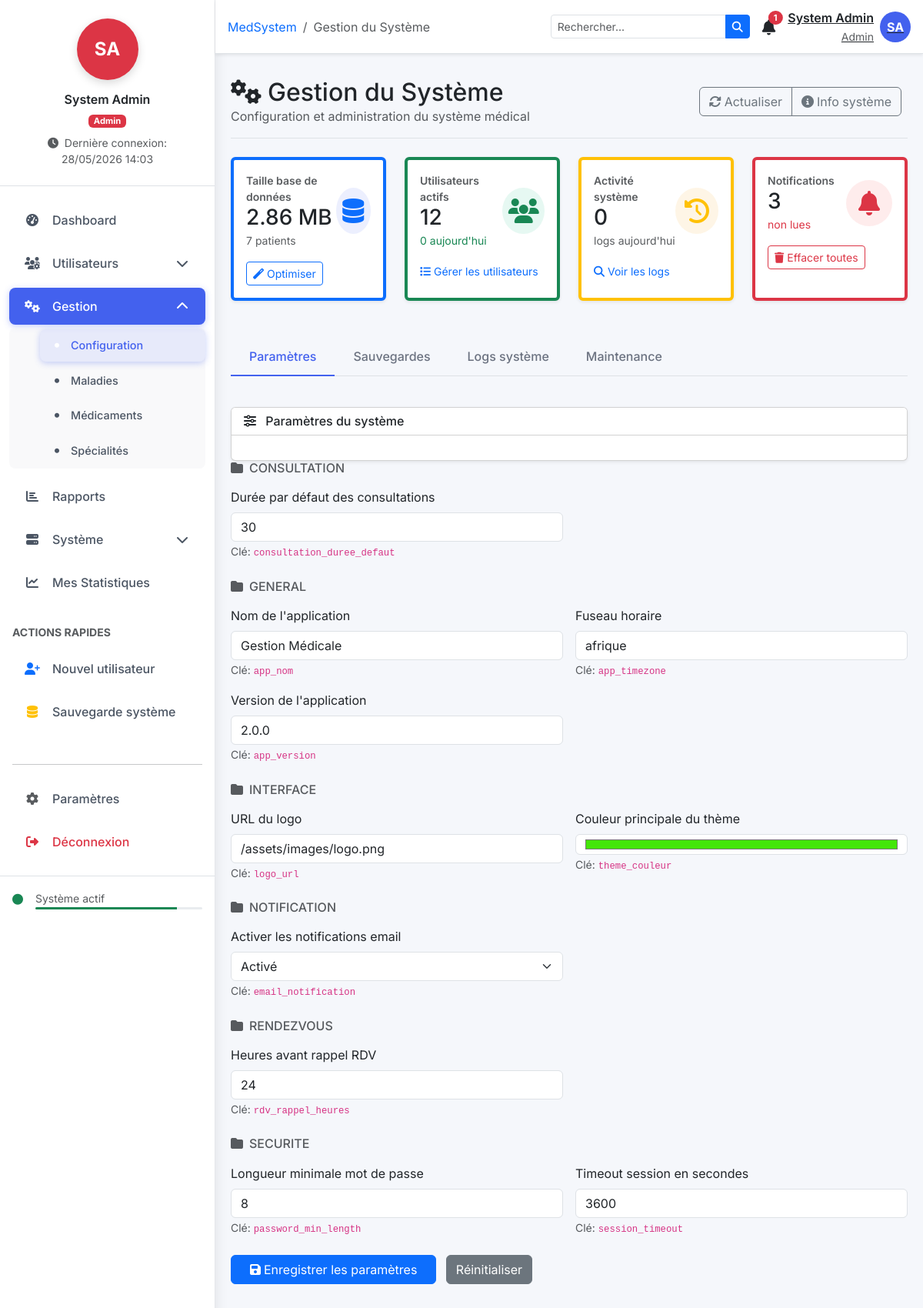
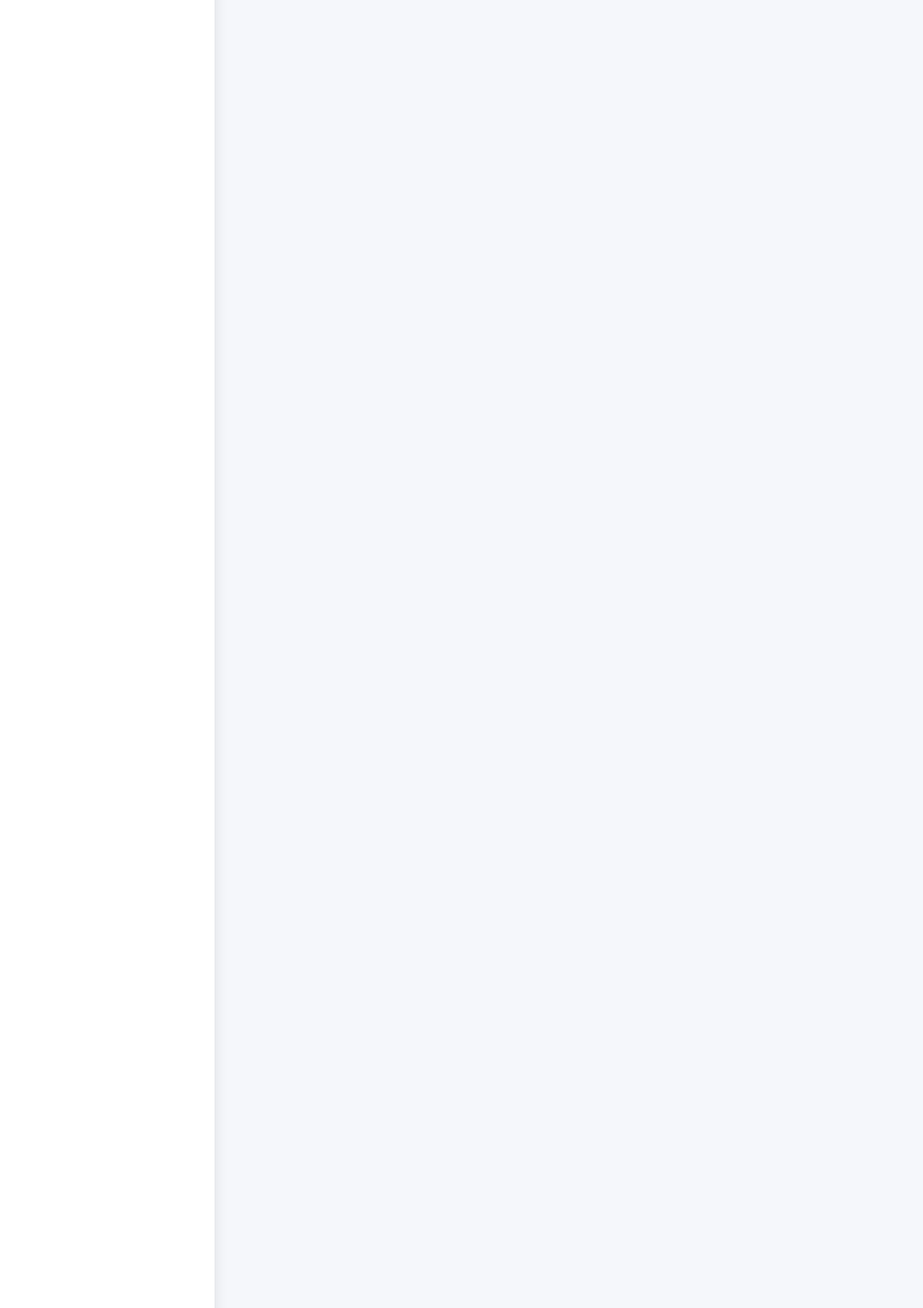
/admin/gestion.php (signed in, upper part), run on the app's committed database (2 pictures, top to bottom).
### tables this page shows
CREATE TABLE `parametres_systeme` (
  `id` int(11) NOT NULL,
  `cle` varchar(100) NOT NULL,
  `valeur` text,
  `type` varchar(50) DEFAULT 'texte',
  `categorie` varchar(50) DEFAULT 'general',
  `description` text,
  `modifiable` tinyint(1) DEFAULT '1',
  `created_at` timestamp NOT NULL DEFAULT CURRENT_TIMESTAMP,
  `updated_at` timestamp NOT NULL DEFAULT CURRENT_TIMESTAMP ON UPDATE CURRENT_TIMESTAMP
);

### admin/gestion.php (the view, shortened to what this page needs)
<?php
require_once '../includes/header.php';
try {
    $parametres = $pdo->query("SELECT * FROM parametres_systeme ORDER BY categorie, cle")->fetchAll();
} catch (Exception $e) {
    $error = "Erreur lors de la récupération des paramètres: " . $e->getMessage();
    $parametres = [];
}
try {
    $system_stats = $pdo->query("
        SELECT
            (SELECT COUNT(*) FROM patients) as total_patients,
            (SELECT COUNT(*) FROM consultations) as total_consultations,
            (SELECT COUNT(*) FROM utilisateurs) as total_users,
            (SELECT COUNT(*) FROM prescriptions) as total_prescriptions,
            (SELECT COUNT(*) FROM rendez_vous) as total_rdv,
            (SELECT COUNT(*) FROM audit_logs WHERE DATE(created_at) = CURDATE()) as logs_today,
            (SELECT ROUND(SUM(data_length + index_length) / 1024 / 1024, 2)
             FROM information_schema.tables
             WHERE table_schema = DATABASE()) as db_size_mb,
            (SELECT COUNT(*) FROM notifications WHERE lu = 0) as unread_notifications
    ")->fetch();
} catch (Exception $e) {
    $error = "Erreur lors de la récupération des statistiques: " . $e->getMessage();
    $system_stats = [
        'total_patients' => 0,
        'total_consultations' => 0,
        'total_users' => 0,
        'total_prescriptions' => 0,
        'total_rdv' => 0,
        'logs_today' => 0,
        'db_size_mb' => 0,
        'unread_notifications' => 0
    ];
}
?>
<div class="d-flex justify-content-between flex-wrap flex-md-nowrap align-items-center py-3 mb-4 border-bottom">
    <div>
        <h1 class="h2 mb-0">
            <i class="fas fa-cogs me-2"></i>Gestion du Système
        </h1>
        <p class="text-muted mb-0">Configuration et administration du système médical</p>
    </div>
    <div class="btn-toolbar">
        <div class="btn-group me-2">
            <button type="button" class="btn btn-outline-secondary" onclick="refreshSystemInfo()">
                <i class="fas fa-sync-alt me-1"></i>Actualiser
            </button>
            <button type="button" class="btn btn-outline-secondary" onclick="showSystemInfo()">
                <i class="fas fa-info-circle me-1"></i>Info système
            </button>
        </div>
    </div>
</div>
<div class="row mb-4">
    <div class="col-xl-3 col-md-6 mb-4">
        <div class="card border-start border-primary border-4 shadow-sm h-100">
            <div class="card-body">
                <div class="d-flex justify-content-between align-items-center">
                    <div>
                        <div class="text-muted small fw-semibold">Taille base de données</div>
                        <div class="h3 mb-0"><?php echo htmlspecialchars($system_stats['db_size_mb']); ?> MB</div>
                        <small class="text-muted">
                            <?php echo htmlspecialchars($system_stats['total_patients']); ?> patients
                        </small>
                    </div>
                    <div class="rounded-circle bg-primary-light d-flex align-items-center justify-content-center"
                         style="width: 60px; height: 60px;">
                        <i class="fas fa-database text-primary fa-2x"></i>
                    </div>
                </div>
                <div class="mt-3">
                    <button type="button" class="btn btn-sm btn-outline-primary" onclick="optimizeDatabase()">
                        <i class="fas fa-magic me-1"></i>Optimiser
                    </button>
                </div>
            </div>
        </div>
    </div>
    <div class="col-xl-3 col-md-6 mb-4">
        <div class="card border-start border-success border-4 shadow-sm h-100">
            <div class="card-body">
                <div class="d-flex justify-content-between align-items-center">
                    <div>
                        <div class="text-muted small fw-semibold">Utilisateurs actifs</div>
                        <div class="h3 mb-0"><?php echo htmlspecialchars($system_stats['total_users']); ?></div>
                        <small class="text-success">
                            <?php
                            try {
                                echo htmlspecialchars($pdo->query("SELECT COUNT(*) FROM utilisateurs WHERE derniere_connexion >= DATE_SUB(NOW(), INTERVAL 24 HOUR)")->fetchColumn());
                            } catch (Exception $e) {
                                echo '0';
                            }
                            ?> aujourd'hui
                        </small>
                    </div>
                    <div class="rounded-circle bg-success-light d-flex align-items-center justify-content-center"
                         style="width: 60px; height: 60px;">
                        <i class="fas fa-users text-success fa-2x"></i>
                    </div>
                </div>
                <div class="mt-3">
                    <a href="utilisateurs.php" class="text-decoration-none small">
                        <i class="fas fa-list me-1"></i>Gérer les utilisateurs
                    </a>
                </div>
            </div>
        </div>
    </div>
    <div class="col-xl-3 col-md-6 mb-4">
        <div class="card border-start border-warning border-4 shadow-sm h-100">
            <div class="card-body">
                <div class="d-flex justify-content-between align-items-center">
                    <div>
                        <div class="text-muted small fw-semibold">Activité système</div>
                        <div class="h3 mb-0"><?php echo htmlspecialchars($system_stats['logs_today']); ?></div>
                        <small class="text-muted">
                            logs aujourd'hui
                        </small>
                    </div>
                    <div class="rounded-circle bg-warning-light d-flex align-items-center justify-content-center"
                         style="width: 60px; height: 60px;">
                        <i class="fas fa-history text-warning fa-2x"></i>
                    </div>
                </div>
                <div class="mt-3">
                    <a href="logs.php" class="text-decoration-none small">
                        <i class="fas fa-search me-1"></i>Voir les logs
                    </a>
                </div>
            </div>
        </div>
    </div>
    <div class="col-xl-3 col-md-6 mb-4">
        <div class="card border-start border-danger border-4 shadow-sm h-100">
            <div class="card-body">
                <div class="d-flex justify-content-between align-items-center">
                    <div>
                        <div class="text-muted small fw-semibold">Notifications</div>
                        <div class="h3 mb-0"><?php echo htmlspecialchars($system_stats['unread_notifications']); ?></div>
                        <small class="text-danger">
                            non lues
                        </small>
                    </div>
                    <div class="rounded-circle bg-danger-light d-flex align-items-center justify-content-center"
                         style="width: 60px; height: 60px;">
                        <i class="fas fa-bell text-danger fa-2x"></i>
                    </div>
                </div>
                <div class="mt-3">
                    <button type="button" class="btn btn-sm btn-outline-danger" onclick="clearNotifications()">
                        <i class="fas fa-trash me-1"></i>Effacer toutes
                    </button>
                </div>
            </div>
        </div>
    </div>
</div>
<ul class="nav nav-tabs mb-4" id="systemTabs" role="tablist">
    <li class="nav-item" role="presentation">
        <button class="nav-link active" id="settings-tab" data-bs-toggle="tab"
                data-bs-target="#settings" type="button">Paramètres</button>
    </li>
    <li class="nav-item" role="presentation">
        <button class="nav-link" id="backup-tab" data-bs-toggle="tab"
                data-bs-target="#backup" type="button">Sauvegardes</button>
    </li>
    <li class="nav-item" role="presentation">
        <button class="nav-link" id="logs-tab" data-bs-toggle="tab"
                data-bs-target="#logs" type="button">Logs système</button>
    </li>
    <li class="nav-item" role="presentation">
        <button class="nav-link" id="maintenance-tab" data-bs-toggle="tab"
                data-bs-target="#maintenance" type="button">Maintenance</button>
    </li>
</ul>
<div class="tab-content" id="systemTabsContent">
    <div class="tab-pane fade show active" id="settings" role="tabpanel">
        <div class="card shadow-sm">
            <div class="card-header bg-white">
                <h6 class="mb-0">
                    <i class="fas fa-sliders-h me-2"></i>
                    Paramètres du système
                </h6>
            </div>
            <div class="card-body">
                    <?php
                    $current_category = '';
                    foreach ($parametres as $param):
                        if ($param['categorie'] != $current_category):
                            $current_category = $param['categorie'];
                            if ($current_category != ''): ?>
                                </div></div>
                            <?php endif; ?>
                            <div class="mb-4">
                                <h6 class="mb-3 text-uppercase text-muted">
                                    <i class="fas fa-folder me-2"></i><?php echo htmlspecialchars(ucfirst($current_category)); ?>
                                </h6>
                                <div class="row g-3">
                        <?php endif; ?>
                        <div class="col-md-6">
                            <label class="form-label">
                                <?php echo htmlspecialchars($param['description'] ?? $param['cle']); ?>
                            </label>
                            <?php if ($param['type'] == 'texte'): ?>
                            <input type="text" class="form-control"
                                   name="settings[<?php echo htmlspecialchars($param['cle']); ?>]"
                                   value="<?php echo htmlspecialchars($param['valeur'] ?? ''); ?>"
                                   <?php echo !$param['modifiable'] ? 'readonly' : ''; ?>>
                            <?php elseif ($param['type'] == 'nombre'): ?>
                            <input type="number" class="form-control"
                                   name="settings[<?php echo htmlspecialchars($param['cle']); ?>]"
                                   value="<?php echo htmlspecialchars($param['valeur'] ?? ''); ?>"
                                   <?php echo !$param['modifiable'] ? 'readonly' : ''; ?>>
                            <?php elseif ($param['type'] == 'booleen'): ?>
                            <select class="form-select" name="settings[<?php echo htmlspecialchars($param['cle']); ?>]"
                                    <?php echo !$param['modifiable'] ? 'disabled' : ''; ?>>
                                <option value="1" <?php echo ($param['valeur'] ?? '') == '1' ? 'selected' : ''; ?>>Activé</option>
                            </select>
                            <?php elseif ($param['type'] == 'couleur'): ?>
                            <input type="color" class="form-control"
                                   name="settings[<?php echo htmlspecialchars($param['cle']); ?>]"
                                   value="<?php echo htmlspecialchars($param['valeur'] ?? '#4361ee'); ?>"
                                   <?php echo !$param['modifiable'] ? 'readonly' : ''; ?>>
                            <?php else: ?>
                            <textarea class="form-control" rows="2"
                                      name="settings[<?php echo htmlspecialchars($param['cle']); ?>]"
                                      <?php echo !$param['modifiable'] ? 'readonly' : ''; ?>><?php echo htmlspecialchars($param['valeur'] ?? ''); ?></textarea>
                            <?php endif; ?>
                            <?php if ($param['modifiable']): ?>
                            <small class="text-muted">Clé: <code><?php echo htmlspecialchars($param['cle']); ?></code></small>
                            <?php endif; ?>
                        </div>
                    <?php endforeach; ?>
                                </div>
                            </div>
                    <div class="mt-4">
                        <button type="submit" name="update_settings" class="btn btn-primary px-4">
                            <i class="fas fa-save me-1"></i>Enregistrer les paramètres
                        </button>
                        <button type="reset" class="btn btn-secondary ms-2">Réinitialiser</button>
                    </div>
            </div>
        </div>
<?php require_once '../includes/footer.php'; ?>

### includes/header.php (style rules this page uses)
:root { --primary: #4361ee; --primary-dark: #3a56d4; --primary-light: #edf2ff; --sidebar-width: 280px; }
body { font-family: 'Inter', sans-serif; background-color: #f5f7fb; overflow-x: hidden; }
html { scrollbar-color: var(--primary); -webkit-backdrop-filter: blur(); }

### admin/gestion.php (style rules this page uses)
.nav-tabs .nav-link { color: #6b7280; font-weight: 500; border: none; padding: 0.75rem 1.5rem; }
.nav-tabs .nav-link.active { color: #4361ee; border-bottom: 2px solid #4361ee; background-color: transparent; }
.tab-content { padding-top: 1rem; }
.bg-primary-light { background-color: rgba(67, 97, 238, 0.1); }
.bg-success-light { background-color: rgba(16, 185, 129, 0.1); }
.bg-warning-light { background-color: rgba(245, 158, 11, 0.1); }
.bg-danger-light { background-color: rgba(239, 68, 68, 0.1); }

### data on the page
parametres_systeme: categorie "CONSULTATION", description "Durée par défaut des consultations", valeur "30", cle "consultation_duree_defaut"
parametres_systeme: categorie "GENERAL", description "Nom de l'application", valeur "Gestion Médicale", cle "app_nom"
parametres_systeme: description "Fuseau horaire", valeur "afrique", cle "app_timezone"
parametres_systeme: description "Version de l'application", valeur "2.0.0", cle "app_version"
parametres_systeme: categorie "INTERFACE", description "URL du logo", valeur "/assets/images/logo.png", cle "logo_url"
parametres_systeme: description "Couleur principale du thème", valeur "#44e60a", cle "theme_couleur"
parametres_systeme: categorie "NOTIFICATION", description "Activer les notifications email", valeur+cle+modifiable "Activé", cle "email_notification"
parametres_systeme: categorie "RENDEZVOUS", description "Heures avant rappel RDV", valeur "24", cle "rdv_rappel_heures"
parametres_systeme: categorie "SECURITE", description "Longueur minimale mot de passe", valeur "8", cle "password_min_length"
parametres_systeme: description "Timeout session en secondes", valeur "3600", cle "session_timeout"

### other printed values
$initials "SA"
$_SESSION['prenom'] "System"
$_SESSION['nom'] "Admin"
$role "Admin"
$_SESSION['last_login'] "28/05/2026 14:03"
$menu['title'] "Dashboard"
$menu['title'] "Utilisateurs"
$menu['title'] "Gestion"
$subitem['title'] "Configuration"
$subitem['title'] "Maladies"
$subitem['title'] "Médicaments"
$subitem['title'] "Spécialités"
$menu['title'] "Rapports"
$menu['title'] "Système"
$menu['title'] "Mes Statistiques"
